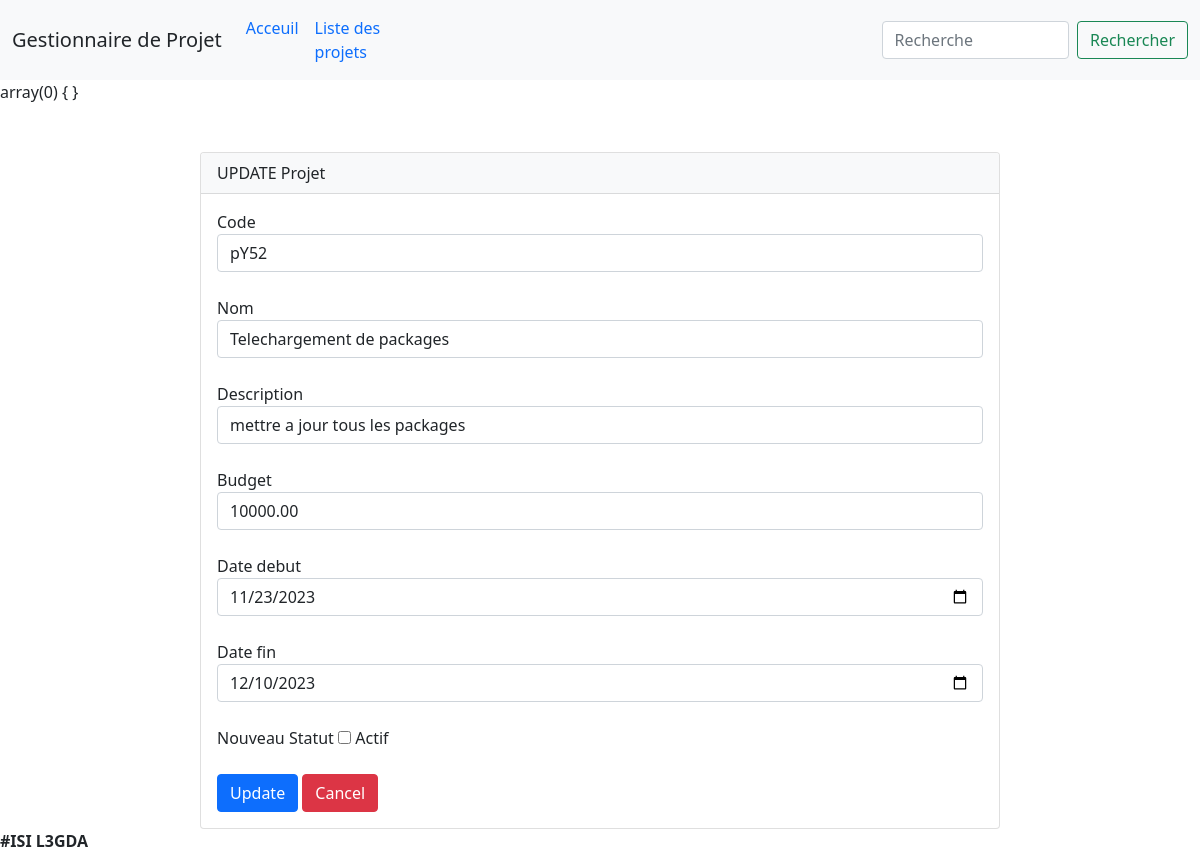
Page /?page=updateProjet&&id=7 on the committed database.
### tables this page shows
CREATE TABLE `projet` (
  `id` int(11) NOT NULL,
  `code` varchar(50) NOT NULL,
  `nom` varchar(255) NOT NULL,
  `description` text NOT NULL,
  `budget` decimal(10,2) NOT NULL,
  `date_debut` date NOT NULL,
  `date_fin` date NOT NULL,
  `statut` tinyint(1) NOT NULL
);

### updateProjet.php (the view, shortened to what this page needs)
<?php
            var_dump($_POST);
?>
<div class="col-md-8 offset-2 mt-5">
    <div class="card">
        <div class="card-header bg-light" >
            UPDATE Projet
        </div>
        <div class="card-body">
            <form method="POST" action="#">
                <label for="">Code</label>
                <input type="text" class="form-control" required name="code" value="<?php echo $projet[1] ?>">
                <br>
                <label for="">Nom</label>
                <input type="text" class="form-control" required name="nom" value="<?php echo $projet[2] ?>">
                <br>
                <label for="">Description</label>
                <input type="text" class="form-control" required name="des" value="<?php echo $projet[3] ?>">
                <br>
                <label for="">Budget</label>
                <input type="number" class="form-control" required name="budget" value="<?php echo $projet[4] ?>">
                <br>
                <label for="">Date debut</label>
                <input type="date" class="form-control" required name="deb" value="<?php echo $projet[5] ?>">
                <br>
                <label for="">Date fin</label>
                <input type="date" class="form-control" required name="fin" value="<?php echo $projet[6] ?>">
                <br>
                <label for="">Nouveau Statut</label>
                <input type="checkbox" name="statut" value="1"> Actif<br>
                <br>
                <button type="submit" class="btn btn-primary" name="submit">Update</button>
                <button type="reset" class="btn btn-danger" name="reset">Cancel</button>
            </form>
        </div>
    </div>
</div>

### rows in the picture
projet: code "pY52", nom "Telechargement de packages", des "mettre a jour tous les packages", budget "10000.00", deb "11/23/2023", fin "12/10/2023"
